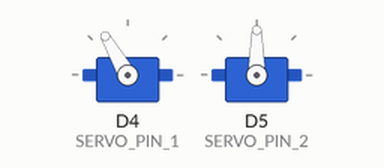
This sketch was run on a simulated ESP8266 (NodeMCU). Parts: 2 × servo. What the sketch prints to the serial monitor is not drawn.

Above: at 1.15 s.
At 6.65 s:
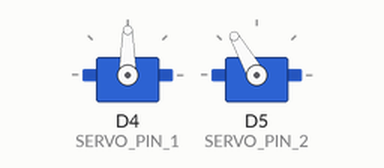
At 12.1 s:
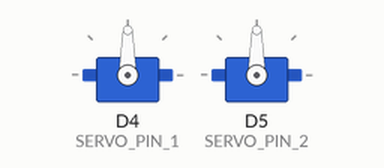
Timing chart, 0 to 15.4 s (numbered marks = the images above):
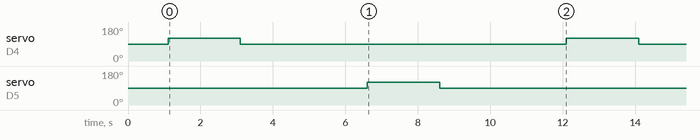

The sketch:

servo_test.ino
```cpp
/**
 * Servo Test — Simple diagnostic sketch
 * Tests if servos rotate on D4 and D5
 * DO NOT use D3 (GPIO0) - it's the BOOT pin!
 */

#include <Servo.h>

#define SERVO_PIN_1 D4  // GPIO2 - Good for servos
#define SERVO_PIN_2 D5  // GPIO14 - Better than D3!
#define LED_PIN LED_BUILTIN

Servo servo1;
Servo servo2;

void setup()
{
        Serial.begin(115200);
        delay(100);
        Serial.println("\n=== Servo Test ===");

        pinMode(LED_PIN, OUTPUT);
        digitalWrite(LED_PIN, HIGH);

        Serial.println("Attempting to attach servos...");

        if (servo1.attach(SERVO_PIN_1)) {
                Serial.println("✓ Servo 1 attached to D4 (GPIO2)");
        } else {
                Serial.println("✗ FAILED to attach Servo 1 to D4");
        }

        if (servo2.attach(SERVO_PIN_2)) {
                Serial.println("✓ Servo 2 attached to D5 (GPIO14)");
        } else {
                Serial.println("✗ FAILED to attach Servo 2 to D5");
        }

        // Both to neutral
        servo1.write(90);
        servo2.write(90);
        delay(1000);

        Serial.println("\nStarting servo test loop...");
}

void loop()
{
        Serial.println("\n--- Rotating Servo 1 (D4) ---");
        digitalWrite(LED_PIN, LOW);
        servo1.write(120);  // Forward
        delay(2000);
        servo1.write(90);   // Stop
        delay(500);
        digitalWrite(LED_PIN, HIGH);

        delay(3000);

        Serial.println("--- Rotating Servo 2 (D5) ---");
        digitalWrite(LED_PIN, LOW);
        servo2.write(120);  // Forward
        delay(2000);
        servo2.write(90);   // Stop
        delay(500);
        digitalWrite(LED_PIN, HIGH);

        delay(3000);
}
```

Measured:
- by itself, servo on D4 (SERVO_PIN_1), servo on D5 (SERVO_PIN_2): alternates 120° for 2.0 s and 90° for 9.0 s
